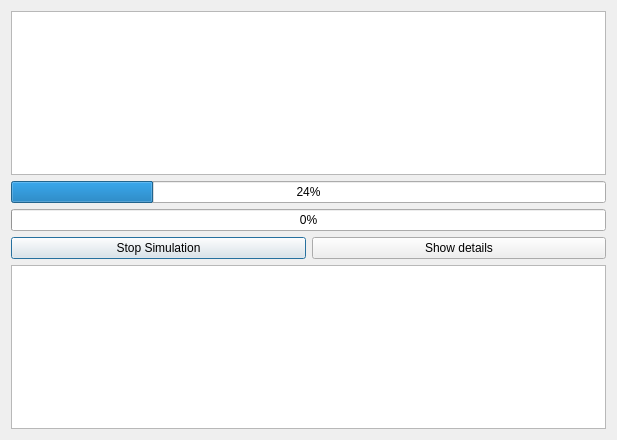
<?xml version="1.0" encoding="UTF-8"?>
<ui version="4.0">
 <class>RunTimeWindow</class>
 <widget class="QDialog" name="RunTimeWindow">
  <property name="geometry">
   <rect>
    <x>0</x>
    <y>0</y>
    <width>617</width>
    <height>440</height>
   </rect>
  </property>
  <property name="windowTitle">
   <string>Running Status</string>
  </property>
  <layout class="QVBoxLayout" name="verticalLayout" stretch="60,20,0,0,0,20">
   <item>
    <layout class="QVBoxLayout" name="verticalLayout_graphs" stretch="">
     <property name="sizeConstraint">
      <enum>QLayout::SetMaximumSize</enum>
     </property>
    </layout>
   </item>
   <item>
    <layout class="QVBoxLayout" name="verticalLayout_2" stretch="0">
     <item>
      <widget class="QTextBrowser" name="textBrowser"/>
     </item>
    </layout>
   </item>
   <item>
    <widget class="QProgressBar" name="progressBar">
     <property name="value">
      <number>24</number>
     </property>
    </widget>
   </item>
   <item>
    <widget class="QProgressBar" name="optprogressBar">
     <property name="value">
      <number>0</number>
     </property>
    </widget>
   </item>
   <item>
    <layout class="QHBoxLayout" name="horizontalLayout_2">
     <item>
      <widget class="QPushButton" name="pushButtonStop">
       <property name="text">
        <string>Stop Simulation</string>
       </property>
      </widget>
     </item>
     <item>
      <widget class="QPushButton" name="ShowDetails">
       <property name="text">
        <string>Show details</string>
       </property>
      </widget>
     </item>
    </layout>
   </item>
   <item>
    <widget class="QTextBrowser" name="textBrowserdetails">
     <property name="sizePolicy">
      <sizepolicy hsizetype="Expanding" vsizetype="Expanding">
       <horstretch>0</horstretch>
       <verstretch>1</verstretch>
      </sizepolicy>
     </property>
    </widget>
   </item>
  </layout>
 </widget>
 <resources/>
 <connections/>
</ui>
